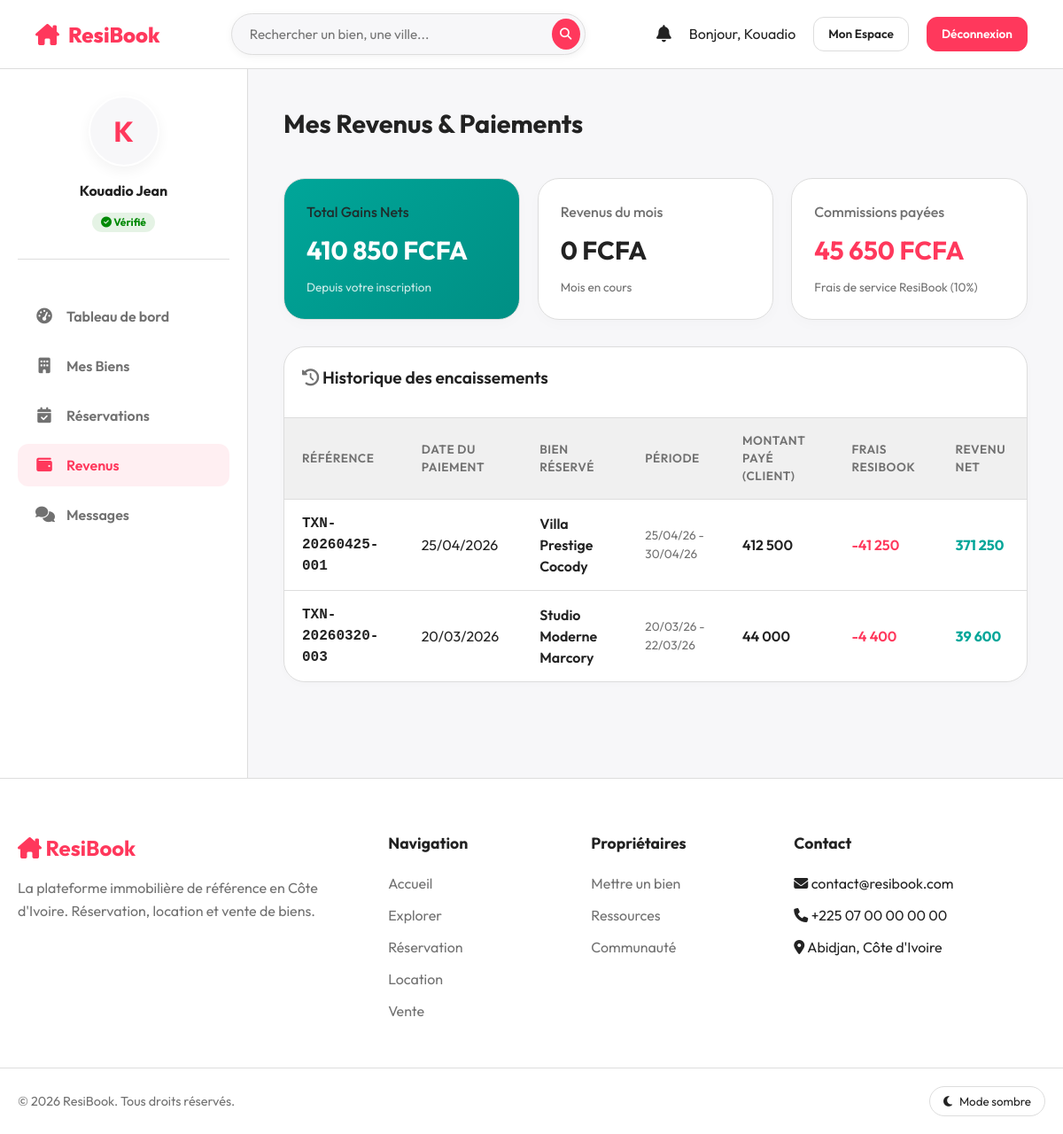
Page /owner/earnings (signed in) on the committed database.
### tables this page shows
CREATE TABLE `payments` (
  `id` INT AUTO_INCREMENT PRIMARY KEY,
  `reservation_id` INT DEFAULT NULL,
  `rental_id` INT DEFAULT NULL,
  `sale_id` INT DEFAULT NULL,
  `payer_id` INT NOT NULL,
  `amount` DECIMAL(12,2) NOT NULL,
  `commission` DECIMAL(12,2) DEFAULT 0,
  `owner_amount` DECIMAL(12,2) DEFAULT 0,
  `payment_method` ENUM('mobile_money','card','bank_transfer') DEFAULT 'mobile_money',
  `payment_phone` VARCHAR(30) DEFAULT NULL,
  `payment_name` VARCHAR(100) DEFAULT NULL,
  `status` ENUM('pending','completed','refunded','failed') DEFAULT 'pending',
  `transaction_id` VARCHAR(100) DEFAULT NULL,
  `paid_at` DATETIME DEFAULT NULL,
  `created_at` TIMESTAMP DEFAULT CURRENT_TIMESTAMP,
  FOREIGN KEY (`reservation_id`) REFERENCES `reservations`(`id`) ON DELETE SET NULL,
  FOREIGN KEY (`rental_id`) REFERENCES `rentals`(`id`) ON DELETE SET NULL,
  FOREIGN KEY (`sale_id`) REFERENCES `sales`(`id`) ON DELETE SET NULL,
  FOREIGN KEY (`payer_id`) REFERENCES `users`(`id`) ON DELETE CASCADE,
  INDEX `idx_status` (`status`)
);

CREATE TABLE `properties` (
  `id` INT AUTO_INCREMENT PRIMARY KEY,
  `owner_id` INT NOT NULL,
  `category_id` INT DEFAULT NULL,
  `title` VARCHAR(255) NOT NULL,
  `slug` VARCHAR(255) NOT NULL UNIQUE,
  `description` TEXT NOT NULL,
  `listing_type` ENUM('reservation','rental','sale') NOT NULL DEFAULT 'reservation',
  `price_per_night` DECIMAL(12,2) DEFAULT 0,
  `price_monthly` DECIMAL(12,2) DEFAULT 0,
  `price_sale` DECIMAL(12,2) DEFAULT 0,
  `address` VARCHAR(255) NOT NULL,
  `city` VARCHAR(100) NOT NULL,
  `country` VARCHAR(100) DEFAULT 'Côte d''Ivoire',
  `latitude` DECIMAL(10,8) DEFAULT NULL,
  `longitude` DECIMAL(11,8) DEFAULT NULL,
  `max_guests` INT DEFAULT 2,
  `bedrooms` INT DEFAULT 1,
  `bathrooms` INT DEFAULT 1,
  `area_sqm` INT DEFAULT NULL,
  `status` ENUM('active','pending','rejected','inactive','sold','rented') DEFAULT 'pending',
  `is_featured` TINYINT(1) DEFAULT 0,
  `views_count` INT DEFAULT 0,
  `score` DECIMAL(3,2) DEFAULT 0.00,
  `rules` TEXT DEFAULT NULL,
  `cancellation_policy` ENUM('flexible','moderate','strict') DEFAULT 'moderate',
  `created_at` TIMESTAMP DEFAULT CURRENT_TIMESTAMP,
  `updated_at` TIMESTAMP DEFAULT CURRENT_TIMESTAMP ON UPDATE CURRENT_TIMESTAMP,
  FOREIGN KEY (`owner_id`) REFERENCES `users`(`id`) ON DELETE CASCADE,
  FOREIGN KEY (`category_id`) REFERENCES `categories`(`id`) ON DELETE SET NULL,
  INDEX `idx_city` (`city`),
  INDEX `idx_status` (`status`),
  INDEX `idx_owner` (`owner_id`),
  INDEX `idx_type` (`listing_type`),
  FULLTEXT INDEX `idx_search` (`title`, `description`, `city`)
);

CREATE TABLE `reservations` (
  `id` INT AUTO_INCREMENT PRIMARY KEY,
  `property_id` INT NOT NULL,
  `client_id` INT NOT NULL,
  `check_in` DATE NOT NULL,
  `check_out` DATE NOT NULL,
  `guests` INT DEFAULT 1,
  `nights` INT NOT NULL,
  `price_per_night` DECIMAL(12,2) NOT NULL,
  `subtotal` DECIMAL(12,2) NOT NULL,
  `service_fee` DECIMAL(12,2) DEFAULT 0,
  `total_price` DECIMAL(12,2) NOT NULL,
  `status` ENUM('pending','confirmed','cancelled','completed','rejected') DEFAULT 'pending',
  `cancellation_reason` TEXT DEFAULT NULL,
  `special_requests` TEXT DEFAULT NULL,
  `created_at` TIMESTAMP DEFAULT CURRENT_TIMESTAMP,
  `updated_at` TIMESTAMP DEFAULT CURRENT_TIMESTAMP ON UPDATE CURRENT_TIMESTAMP,
  FOREIGN KEY (`property_id`) REFERENCES `properties`(`id`) ON DELETE CASCADE,
  FOREIGN KEY (`client_id`) REFERENCES `users`(`id`) ON DELETE CASCADE,
  INDEX `idx_status` (`status`),
  INDEX `idx_dates` (`check_in`, `check_out`)
);

### app/controllers/OwnerController.php (called while the page is built, shortened)
<?php
class OwnerController extends Controller {
    public function earnings() {
        $payModel = $this->model('Payment');
        $payments = $payModel->getOwnerPayments($_SESSION['user_id']);
        $totalEarnings = $payModel->getOwnerEarnings($_SESSION['user_id']);
        $monthlyEarnings = $payModel->getOwnerMonthlyEarnings($_SESSION['user_id']);
        $totalCommission = 0;
        foreach ($payments as $p) $totalCommission += $p->commission;
        $data = [
            'title' => 'Mes Revenus',
            'payments' => $payments,
            'total_earnings' => $totalEarnings,
            'monthly_earnings' => $monthlyEarnings,
            'total_commission' => $totalCommission
        ];
        $this->view('owner/earnings', $data);
    }
}

### core/Router.php (called while the page is built, shortened)
<?php
class Router {
    protected $currentMethod = 'index';
    public function __construct() {
        $url = $this->getUrl();
        if (isset($url[0]) && file_exists(APPROOT . '/controllers/' . ucwords($url[0]) . 'Controller.php')) {
            unset($url[0]);
        }
        $this->currentController = new $this->currentController;
        if (isset($url[1])) {
            if (method_exists($this->currentController, $url[1])) {
                $this->currentMethod = $url[1];
                unset($url[1]);
            }
        }
        $this->params = $url ? array_values($url) : [];
        call_user_func_array([$this->currentController, $this->currentMethod], $this->params);
    }
    public function getUrl() {
        if (isset($_GET['url'])) {
            $url = rtrim($_GET['url'], '/');
            $url = filter_var($url, FILTER_SANITIZE_URL);
            $url = explode('/', $url);
            return $url;
        }
        return [];
    }
}

### index.php (called while the page is built, shortened)
<?php
require_once 'config/Database.php';
require_once 'core/Router.php';
require_once 'core/Controller.php';
$router = new Router();

### config/Database.php (called while the page is built, shortened)
<?php
class Database {
    private $host = DB_HOST;
    private $user = DB_USER;
    private $pass = DB_PASS;
    private $dbname = DB_NAME;
    private $dbh;
    private $stmt;
    public function __construct() {
        $dsn = 'mysql:host=' . $this->host . ';dbname=' . $this->dbname . ';charset=utf8mb4';
        $options = array(
            PDO::ATTR_PERSISTENT => true,
            PDO::ATTR_ERRMODE => PDO::ERRMODE_EXCEPTION,
            PDO::ATTR_DEFAULT_FETCH_MODE => PDO::FETCH_OBJ
        );
        try {
            $this->dbh = new PDO($dsn, $this->user, $this->pass, $options);
        } catch(PDOException $e) {
            $this->error = $e->getMessage();
            echo $this->error;
        }
    }
    public function query($sql) {
        $this->stmt = $this->dbh->prepare($sql);
    }
    public function bind($param, $value, $type = null) {
        if (is_null($type)) {
            switch (true) {
                case is_int($value):
                    $type = PDO::PARAM_INT;
                    break;
            }
        }
        $this->stmt->bindValue($param, $value, $type);
    }
    public function execute() {
        return $this->stmt->execute();
    }
    public function resultSet() {
        $this->execute();
        return $this->stmt->fetchAll();
    }
}

### app/models/Payment.php (called while the page is built, shortened)
<?php
class Payment {
    private $db;
    public function __construct() {
        $this->db = new Database;
    }
    public function getOwnerPayments($owner_id) {
        $this->db->query('SELECT pay.*, r.check_in, r.check_out, p.title, u.first_name, u.last_name
            FROM payments pay JOIN reservations r ON pay.reservation_id = r.id JOIN properties p ON r.property_id = p.id JOIN users u ON pay.payer_id = u.id
            WHERE p.owner_id = :oid AND pay.status = "completed" ORDER BY pay.paid_at DESC');
        $this->db->bind(':oid', $owner_id);
        return $this->db->resultSet();
    }
    public function getOwnerEarnings($owner_id) {
        $this->db->query('SELECT COALESCE(SUM(pay.owner_amount), 0) as total FROM payments pay
            JOIN reservations r ON pay.reservation_id = r.id JOIN properties p ON r.property_id = p.id
            WHERE p.owner_id = :oid AND pay.status = "completed"');
        $this->db->bind(':oid', $owner_id);
        return $this->db->single()->total;
    }
    public function getOwnerMonthlyEarnings($owner_id) {
        $this->db->query('SELECT COALESCE(SUM(pay.owner_amount), 0) as total FROM payments pay
            JOIN reservations r ON pay.reservation_id = r.id JOIN properties p ON r.property_id = p.id
            WHERE p.owner_id = :oid AND pay.status = "completed" AND MONTH(pay.paid_at) = MONTH(CURDATE()) AND YEAR(pay.paid_at) = YEAR(CURDATE())');
        $this->db->bind(':oid', $owner_id);
        return $this->db->single()->total;
    }
}

### app/views/owner/earnings.php (the view)
<?php require APPROOT . '/views/inc/header.php'; ?>
<div class="dashboard-layout">
    <?php require APPROOT . '/views/inc/sidebar_owner.php'; ?>
    <main class="main-content">
        <div style="display: flex; justify-content: space-between; align-items: center; margin-bottom: 30px;">
            <h2 style="font-size: 1.8rem;">Mes Revenus & Paiements</h2>
        </div>
        <div style="display: grid; grid-template-columns: repeat(3, 1fr); gap: 20px; margin-bottom: 30px;">
            <div class="stat-card" style="background: linear-gradient(135deg, var(--secondary) 0%, #008f84 100%); color: white;">
                <h3 style="font-size: 1rem; font-weight: 500; margin-bottom: 10px; opacity: 0.9;">Total Gains Nets</h3>
                <p style="font-size: 1.8rem; font-weight: 700;"><?= number_format($data['total_earnings'], 0, ',', ' '); ?> FCFA</p>
                <div style="margin-top: 10px; font-size: 0.85rem; opacity: 0.8;">Depuis votre inscription</div>
            </div>
            <div class="stat-card">
                <h3 style="color: var(--text-muted); font-size: 1rem; font-weight: 500; margin-bottom: 10px;">Revenus du mois</h3>
                <p style="font-size: 1.8rem; font-weight: 700; color: var(--text-main);"><?= number_format($data['monthly_earnings'], 0, ',', ' '); ?> FCFA</p>
                <div style="margin-top: 10px; font-size: 0.85rem; color: var(--text-muted);">Mois en cours</div>
            </div>
            <div class="stat-card">
                <h3 style="color: var(--text-muted); font-size: 1rem; font-weight: 500; margin-bottom: 10px;">Commissions payées</h3>
                <p style="font-size: 1.8rem; font-weight: 700; color: var(--primary);"><?= number_format($data['total_commission'], 0, ',', ' '); ?> FCFA</p>
                <div style="margin-top: 10px; font-size: 0.85rem; color: var(--text-muted);">Frais de service ResiBook (<?= COMMISSION_RATE; ?>%)</div>
            </div>
        </div>
        <div class="table-container">
            <div style="padding: 20px; border-bottom: 1px solid var(--border);">
                <h3 style="font-size: 1.2rem; font-weight: 600;"><i class="fa-solid fa-clock-rotate-left text-muted"></i> Historique des encaissements</h3>
            </div>
            <div style="overflow-x: auto;">
                <table class="table">
                    <thead>
                        <tr>
                            <th>Référence</th>
                            <th>Date du paiement</th>
                            <th>Bien réservé</th>
                            <th>Période</th>
                            <th>Montant payé (Client)</th>
                            <th>Frais ResiBook</th>
                            <th>Revenu Net</th>
                        </tr>
                    </thead>
                    <tbody>
                        <?php if(empty($data['payments'])): ?>
                            <tr><td colspan="7" style="text-align: center; padding: 30px;">Aucun paiement reçu.</td></tr>
                        <?php else: foreach($data['payments'] as $pay) : ?>
                        <tr>
                            <td style="font-family: monospace; font-weight: 600;"><?= htmlspecialchars($pay->transaction_id); ?></td>
                            <td><?= date('d/m/Y', strtotime($pay->paid_at)); ?></td>
                            <td style="font-weight: 600;"><?= htmlspecialchars($pay->title); ?></td>
                            <td style="font-size: 0.85rem; color: var(--text-muted);">
                                <?= date('d/m/y', strtotime($pay->check_in)); ?> - <?= date('d/m/y', strtotime($pay->check_out)); ?>
                            </td>
                            <td style="font-weight: 600;"><?= number_format($pay->amount, 0, ',', ' '); ?></td>
                            <td style="font-weight: 600; color: var(--primary);">-<?= number_format($pay->commission, 0, ',', ' '); ?></td>
                            <td style="font-weight: 700; color: var(--secondary);"><?= number_format($pay->owner_amount, 0, ',', ' '); ?></td>
                        </tr>
                        <?php endforeach; endif; ?>
                    </tbody>
                </table>
            </div>
        </div>
    </main>
</div>
<?php require APPROOT . '/views/inc/footer.php'; ?>

### public/css/style.css (style rules this page uses)
:root { --primary: #FF385C; --primary-dark: #D70466; --secondary: #00A699; --success: #008A05; --warning: #FFB400; --danger: #E12C32; --text-main: #222222; --text-muted: #717171; --bg-main: #F7F7F9; --bg-light: #F0F0F0; --white: #FFFFFF; --border: #DDDDDD; --radius-sm: 8px; --radius-md: 12px; --radius-lg: 24px; --transition: all 0.3s ease; }
* { margin: 0; padding: 0; box-sizing: border-box; font-family: 'Outfit', sans-serif; }
body { background-color: var(--bg-main); color: var(--text-main); font-size: 16px; line-height: 1.5; transition: background-color 0.3s, color 0.3s; }
h1, h2, h3, h4, h5, h6 { color: var(--text-main); font-weight: 700; margin-bottom: 10px; }
.dashboard-layout { display: flex; min-height: 100vh; background-color: var(--bg-main); }
.main-content { flex: 1; padding: 40px; overflow-y: auto; }
.table-container { background: var(--white); border-radius: var(--radius-lg); border: 1px solid var(--border); overflow: hidden; box-shadow: 0 2px 10px rgba(0,0,0,0.02); margin-bottom: 30px; }
.table { width: 100%; border-collapse: collapse; }
.table th, .table td { padding: 15px 20px; text-align: left; border-bottom: 1px solid var(--border); }
.table th { background: var(--bg-light); font-weight: 600; color: var(--text-muted); font-size: 0.85rem; text-transform: uppercase; letter-spacing: 0.5px; }
.table tbody tr { transition: var(--transition); }
.table tbody tr:last-child td { border-bottom: none; }
.stat-card { background: var(--white); border-radius: var(--radius-lg); padding: 25px; border: 1px solid var(--border); box-shadow: 0 5px 15px rgba(0,0,0,0.02); transition: var(--transition); }
.text-muted { color: var(--text-muted); }

### rows in the picture
payments: transaction "TXN-20260425-001", paid_at "25/04/2026", properties.title "Villa Prestige Cocody", reservation.check_in "25/04/26", reservation.check_out "30/04/26", amount "412 500", commission "41 250", owner_amount "371 250"
payments: transaction "TXN-20260320-003", paid_at "20/03/2026", properties.title "Studio Moderne Marcory", reservation.check_in "20/03/26", reservation.check_out "22/03/26", amount "44 000", commission "4 400", owner_amount "39 600"

### other values in the picture
explode(' ', $_SESSION['user_name'])[0] "Kouadio"
$initials "K"
$_SESSION['user_name'] "Kouadio Jean"
$data['total_earnings'] "410 850"
$data['monthly_earnings'] "0"
$data['total_commission'] "45 650"
COMMISSION_RATE "10"
